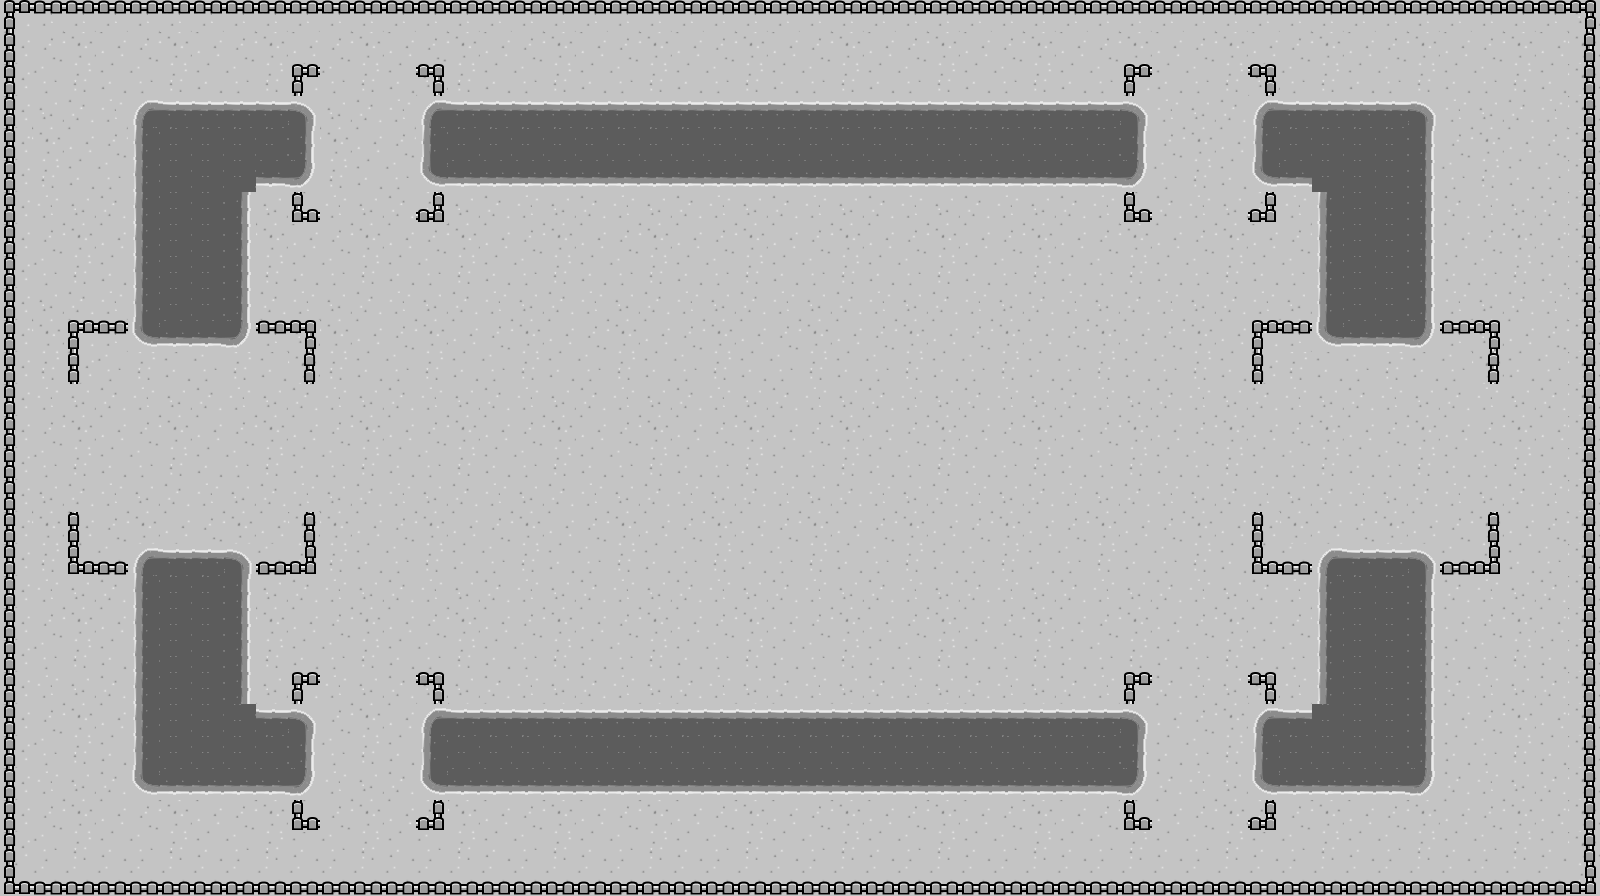

A level layout from a 2D game, rendered from its tile map. Below: a short description, then the map file with its tile-grid data intact:
An orthogonal 50x28 tile map with 32x32 px tiles, 2 tile layers (background_layer, block_layer).

<map version="1.0" orientation="orthogonal" width="50" height="28" tilewidth="32" tileheight="32">
 <tileset firstgid="1" name="tiles" tilewidth="32" tileheight="32">
  <image source="../images/tiles/tiles.png" width="288" height="96" />
 </tileset>
 <layer name="background_layer" width="50" height="28">
  <data encoding="csv">
7,8,9,7,8,9,7,8,9,7,8,9,7,8,9,7,8,9,7,8,9,7,8,9,7,8,9,7,8,9,7,8,9,7,8,9,7,8,9,7,8,9,7,8,9,7,8,9,7,8,
16,17,18,16,17,18,16,17,18,16,17,18,16,17,18,16,17,18,16,17,18,16,17,18,16,17,18,16,17,18,16,17,18,16,17,18,16,17,18,16,17,18,16,17,18,16,17,18,16,17,
25,26,27,25,26,27,25,26,27,25,26,27,25,26,27,25,26,27,25,26,27,25,26,27,25,26,27,25,26,27,25,26,27,25,26,27,25,26,27,25,26,27,25,26,27,25,26,27,25,26,
8,9,7,8,9,7,8,9,7,8,9,7,8,9,7,8,9,7,8,9,7,8,9,7,8,9,7,8,9,7,8,9,7,8,9,7,8,9,7,8,9,7,8,9,7,8,9,7,8,9,
17,18,16,17,18,16,17,18,16,17,18,16,17,18,16,17,18,16,17,18,16,17,18,16,17,18,16,17,18,16,17,18,16,17,18,16,17,18,16,17,18,16,17,18,16,17,18,16,17,18,
26,27,25,26,27,25,26,27,25,26,27,25,26,27,25,26,27,25,26,27,25,26,27,25,26,27,25,26,27,25,26,27,25,26,27,25,26,27,25,26,27,25,26,27,25,26,27,25,26,27,
7,8,9,7,8,9,7,8,9,7,8,9,7,8,9,7,8,9,7,8,9,7,8,9,7,8,9,7,8,9,7,8,9,7,8,9,7,8,9,7,8,9,7,8,9,7,8,9,7,8,
16,17,18,16,17,18,16,17,18,16,17,18,16,17,18,16,17,18,16,17,18,16,17,18,16,17,18,16,17,18,16,17,18,16,17,18,16,17,18,16,17,18,16,17,18,16,17,18,16,17,
25,26,27,25,26,27,25,26,27,25,26,27,25,26,27,25,26,27,25,26,27,25,26,27,25,26,27,25,26,27,25,26,27,25,26,27,25,26,27,25,26,27,25,26,27,25,26,27,25,26,
8,9,7,8,9,7,8,9,7,8,9,7,8,9,7,8,9,7,8,9,7,8,9,7,8,9,7,8,9,7,8,9,7,8,9,7,8,9,7,8,9,7,8,9,7,8,9,7,8,9,
17,18,16,17,18,16,17,18,16,17,18,16,17,18,16,17,18,16,17,18,16,17,18,16,17,18,16,17,18,16,17,18,16,17,18,16,17,18,16,17,18,16,17,18,16,17,18,16,17,18,
26,27,25,26,27,25,26,27,25,26,27,25,26,27,25,26,27,25,26,27,25,26,27,25,26,27,25,26,27,25,26,27,25,26,27,25,26,27,25,26,27,25,26,27,25,26,27,25,26,27,
7,8,9,7,8,9,7,8,9,7,8,9,7,8,9,7,8,9,7,8,9,7,8,9,7,8,9,7,8,9,7,8,9,7,8,9,7,8,9,7,8,9,7,8,9,7,8,9,7,8,
16,17,18,16,17,18,16,17,18,16,17,18,16,17,18,16,17,18,16,17,18,16,17,18,16,17,18,16,17,18,16,17,18,16,17,18,16,17,18,16,17,18,16,17,18,16,17,18,16,17,
25,26,27,25,26,27,25,26,27,25,26,27,25,26,27,25,26,27,25,26,27,25,26,27,25,26,27,25,26,27,25,26,27,25,26,27,25,26,27,25,26,27,25,26,27,25,26,27,25,26,
8,9,7,8,9,7,8,9,7,8,9,7,8,9,7,8,9,7,8,9,7,8,9,7,8,9,7,8,9,7,8,9,7,8,9,7,8,9,7,8,9,7,8,9,7,8,9,7,8,9,
17,18,16,17,18,16,17,18,16,17,18,16,17,18,16,17,18,16,17,18,16,17,18,16,17,18,16,17,18,16,17,18,16,17,18,16,17,18,16,17,18,16,17,18,16,17,18,16,17,18,
26,27,25,26,27,25,26,27,25,26,27,25,26,27,25,26,27,25,26,27,25,26,27,25,26,27,25,26,27,25,26,27,25,26,27,25,26,27,25,26,27,25,26,27,25,26,27,25,26,27,
7,8,9,7,8,9,7,8,9,7,8,9,7,8,9,7,8,9,7,8,9,7,8,9,7,8,9,7,8,9,7,8,9,7,8,9,7,8,9,7,8,9,7,8,9,7,8,9,7,8,
16,17,18,16,17,18,16,17,18,16,17,18,16,17,18,16,17,18,16,17,18,16,17,18,16,17,18,16,17,18,16,17,18,16,17,18,16,17,18,16,17,18,16,17,18,16,17,18,16,17,
25,26,27,25,26,27,25,26,27,25,26,27,25,26,27,25,26,27,25,26,27,25,26,27,25,26,27,25,26,27,25,26,27,25,26,27,25,26,27,25,26,27,25,26,27,25,26,27,25,26,
7,8,9,7,8,9,7,8,9,7,8,9,7,8,9,7,8,9,7,8,9,7,8,9,7,8,9,7,8,9,7,8,9,7,8,9,7,8,9,7,8,9,7,8,9,7,8,9,7,8,
16,17,18,16,17,18,16,17,18,16,17,18,16,17,18,16,17,18,16,17,18,16,17,18,16,17,18,16,17,18,16,17,18,16,17,18,16,17,18,16,17,18,16,17,18,16,17,18,16,17,
25,26,27,25,26,27,25,26,27,25,26,27,25,26,27,25,26,27,25,26,27,25,26,27,25,26,27,25,26,27,25,26,27,25,26,27,25,26,27,25,26,27,25,26,27,25,26,27,25,26,
7,8,9,7,8,9,7,8,9,7,8,9,7,8,9,7,8,9,7,8,9,7,8,9,7,8,9,7,8,9,7,8,9,7,8,9,7,8,9,7,8,9,7,8,9,7,8,9,7,8,
16,17,18,16,17,18,16,17,18,16,17,18,16,17,18,16,17,18,16,17,18,16,17,18,16,17,18,16,17,18,16,17,18,16,17,18,16,17,18,16,17,18,16,17,18,16,17,18,16,17,
25,26,27,25,26,27,25,26,27,25,26,27,25,26,27,25,26,27,25,26,27,25,26,27,25,26,27,25,26,27,25,26,27,25,26,27,25,26,27,25,26,27,25,26,27,25,26,27,25,26,
17,18,16,17,18,16,17,18,16,17,18,16,17,18,16,17,18,16,17,18,16,17,18,16,17,18,16,17,18,16,17,18,16,17,18,16,17,18,16,17,18,16,17,18,16,17,18,16,17,18
</data>
 </layer>
 <layer name="block_layer" width="50" height="28">
  <data encoding="csv">
1,2,2,2,2,2,2,2,2,2,2,2,2,2,2,2,2,2,2,2,2,2,2,2,2,2,2,2,2,2,2,2,2,2,2,2,2,2,2,2,2,2,2,2,2,2,2,2,2,3,
10,0,0,0,0,0,0,0,0,0,0,0,0,0,0,0,0,0,0,0,0,0,0,0,0,0,0,0,0,0,0,0,0,0,0,0,0,0,0,0,0,0,0,0,0,0,0,0,0,12,
10,0,0,0,0,0,0,0,0,1,0,0,0,3,0,0,0,0,0,0,0,0,0,0,0,0,0,0,0,0,0,0,0,0,0,1,0,0,0,3,0,0,0,0,0,0,0,0,0,12,
10,0,0,0,4,5,5,5,5,6,0,0,0,4,5,5,5,5,5,5,5,5,5,5,5,5,5,5,5,5,5,5,5,5,5,6,0,0,0,4,5,5,5,5,6,0,0,0,0,12,
10,0,0,0,13,14,14,14,14,15,0,0,0,13,14,14,14,14,14,14,14,14,14,14,14,14,14,14,14,14,14,14,14,14,14,15,0,0,0,13,14,14,14,14,15,0,0,0,0,12,
10,0,0,0,13,14,14,14,23,24,0,0,0,22,23,23,23,23,23,23,23,23,23,23,23,23,23,23,23,23,23,23,23,23,23,24,0,0,0,22,23,14,14,14,15,0,0,0,0,12,
10,0,0,0,13,14,14,15,0,19,0,0,0,21,0,0,0,0,0,0,0,0,0,0,0,0,0,0,0,0,0,0,0,0,0,19,0,0,0,21,0,13,14,14,15,0,0,0,0,12,
10,0,0,0,13,14,14,15,0,0,0,0,0,0,0,0,0,0,0,0,0,0,0,0,0,0,0,0,0,0,0,0,0,0,0,0,0,0,0,0,0,13,14,14,15,0,0,0,0,12,
10,0,0,0,13,14,14,15,0,0,0,0,0,0,0,0,0,0,0,0,0,0,0,0,0,0,0,0,0,0,0,0,0,0,0,0,0,0,0,0,0,13,14,14,15,0,0,0,0,12,
10,0,0,0,13,14,14,15,0,0,0,0,0,0,0,0,0,0,0,0,0,0,0,0,0,0,0,0,0,0,0,0,0,0,0,0,0,0,0,0,0,13,14,14,15,0,0,0,0,12,
10,0,1,2,22,23,23,24,2,3,0,0,0,0,0,0,0,0,0,0,0,0,0,0,0,0,0,0,0,0,0,0,0,0,0,0,0,0,0,1,2,22,23,23,24,2,3,0,0,12,
10,0,10,0,0,0,0,0,0,12,0,0,0,0,0,0,0,0,0,0,0,0,0,0,0,0,0,0,0,0,0,0,0,0,0,0,0,0,0,10,0,0,0,0,0,0,12,0,0,12,
10,0,0,0,0,0,0,0,0,0,0,0,0,0,0,0,0,0,0,0,0,0,0,0,0,0,0,0,0,0,0,0,0,0,0,0,0,0,0,0,0,0,0,0,0,0,0,0,0,12,
10,0,0,0,0,0,0,0,0,0,0,0,0,0,0,0,0,0,0,0,0,0,0,0,0,0,0,0,0,0,0,0,0,0,0,0,0,0,0,0,0,0,0,0,0,0,0,0,0,12,
10,0,0,0,0,0,0,0,0,0,0,0,0,0,0,0,0,0,0,0,0,0,0,0,0,0,0,0,0,0,0,0,0,0,0,0,0,0,0,0,0,0,0,0,0,0,0,0,0,12,
10,0,0,0,0,0,0,0,0,0,0,0,0,0,0,0,0,0,0,0,0,0,0,0,0,0,0,0,0,0,0,0,0,0,0,0,0,0,0,0,0,0,0,0,0,0,0,0,0,12,
10,0,10,0,0,0,0,0,0,12,0,0,0,0,0,0,0,0,0,0,0,0,0,0,0,0,0,0,0,0,0,0,0,0,0,0,0,0,0,10,0,0,0,0,0,0,12,0,0,12,
10,0,19,20,4,5,5,6,20,21,0,0,0,0,0,0,0,0,0,0,0,0,0,0,0,0,0,0,0,0,0,0,0,0,0,0,0,0,0,19,20,4,5,5,6,20,21,0,0,12,
10,0,0,0,13,14,14,15,0,0,0,0,0,0,0,0,0,0,0,0,0,0,0,0,0,0,0,0,0,0,0,0,0,0,0,0,0,0,0,0,0,13,14,14,15,0,0,0,0,12,
10,0,0,0,13,14,14,15,0,0,0,0,0,0,0,0,0,0,0,0,0,0,0,0,0,0,0,0,0,0,0,0,0,0,0,0,0,0,0,0,0,13,14,14,15,0,0,0,0,12,
10,0,0,0,13,14,14,15,0,0,0,0,0,0,0,0,0,0,0,0,0,0,0,0,0,0,0,0,0,0,0,0,0,0,0,0,0,0,0,0,0,13,14,14,15,0,0,0,0,12,
10,0,0,0,13,14,14,15,0,1,0,0,0,3,0,0,0,0,0,0,0,0,0,0,0,0,0,0,0,0,0,0,0,0,0,1,0,0,0,3,0,13,14,14,15,0,0,0,0,12,
10,0,0,0,13,14,14,14,5,6,0,0,0,4,5,5,5,5,5,5,5,5,5,5,5,5,5,5,5,5,5,5,5,5,5,6,0,0,0,4,5,14,14,14,15,0,0,0,0,12,
10,0,0,0,13,14,14,14,14,15,0,0,0,13,14,14,14,14,14,14,14,14,14,14,14,14,14,14,14,14,14,14,14,14,14,15,0,0,0,13,14,14,14,14,15,0,0,0,0,12,
10,0,0,0,22,23,23,23,23,24,0,0,0,22,23,23,23,23,23,23,23,23,23,23,23,23,23,23,23,23,23,23,23,23,23,24,0,0,0,22,23,23,23,23,24,0,0,0,0,12,
10,0,0,0,0,0,0,0,0,19,0,0,0,21,0,0,0,0,0,0,0,0,0,0,0,0,0,0,0,0,0,0,0,0,0,19,0,0,0,21,0,0,0,0,0,0,0,0,0,12,
10,0,0,0,0,0,0,0,0,0,0,0,0,0,0,0,0,0,0,0,0,0,0,0,0,0,0,0,0,0,0,0,0,0,0,0,0,0,0,0,0,0,0,0,0,0,0,0,0,12,
19,20,20,20,20,20,20,20,20,20,20,20,20,20,20,20,20,20,20,20,20,20,20,20,20,20,20,20,20,20,20,20,20,20,20,20,20,20,20,20,20,20,20,20,20,20,20,20,20,21
</data>
 </layer>
</map>